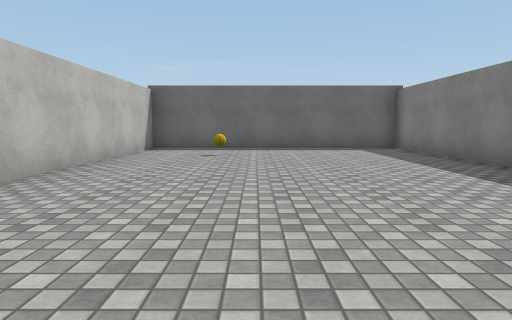
[1] (above)

24 first-person views from a walk through a scene from a Unity 3-D project. The camera is 1.2 m above the floor, tilts 6° down and sees 75° across. The floor is counted in squares, 2 m on a side. Each view is taken from the middle of a square. On the plan, view 1 faces up. The plan holds only what a view shows up to about 10 squares ahead; the rest is blank. The player character is not drawn. Surface patterns are stand-ins for the level's own textures.

[2]
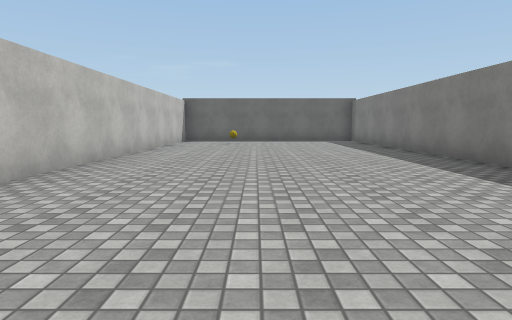

[3]
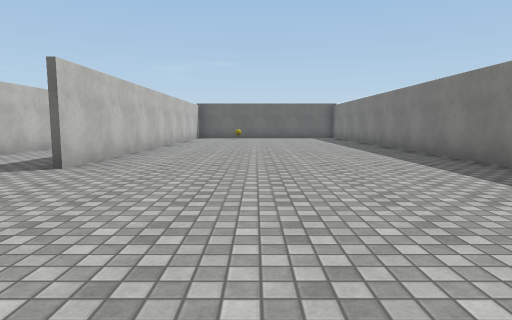

[4]
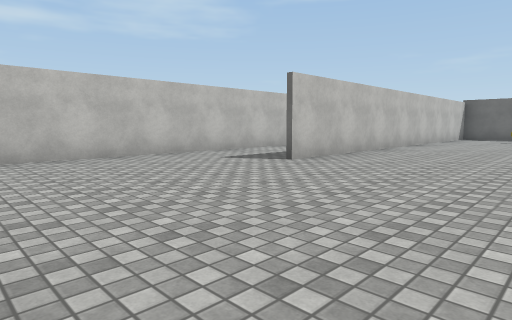

[5]
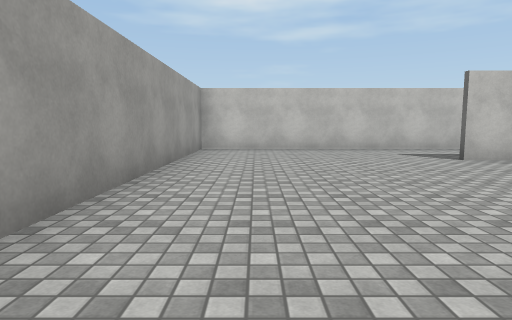

[6]
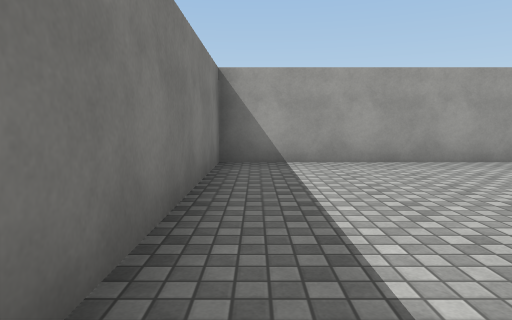

[7]
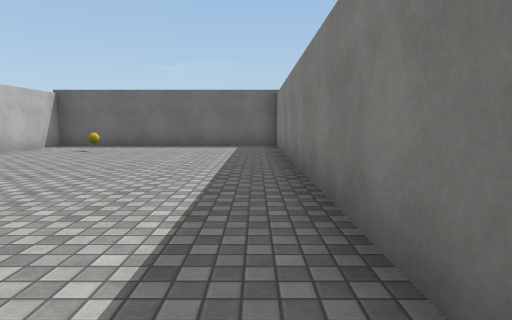

[8]
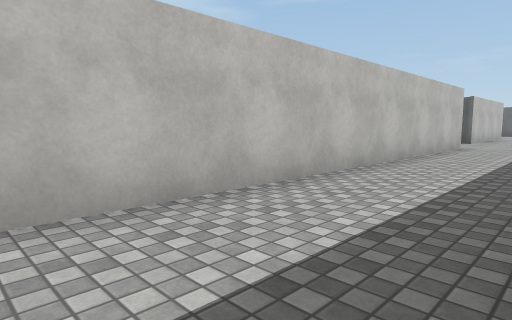

[9]
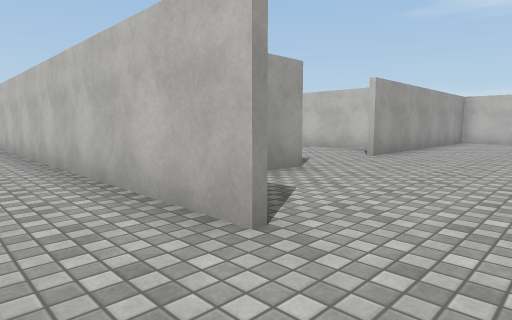

[10]
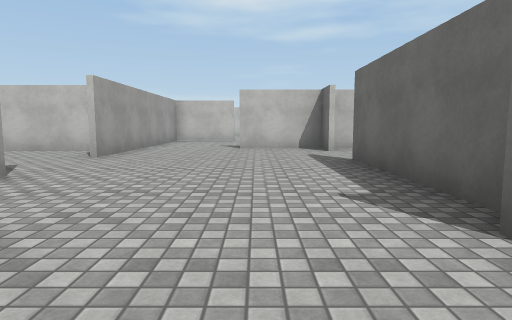

[11]
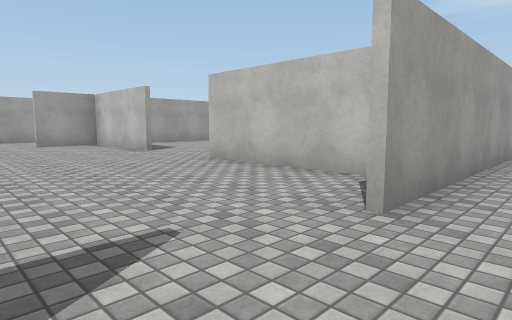

[12]
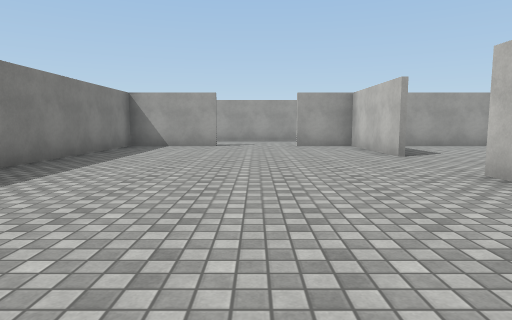

[13]
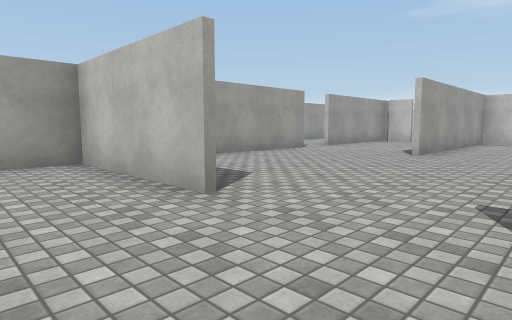

[14]
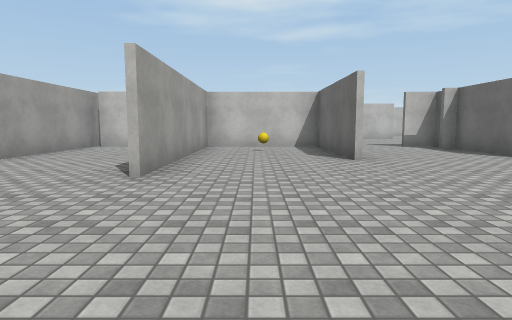

[15]
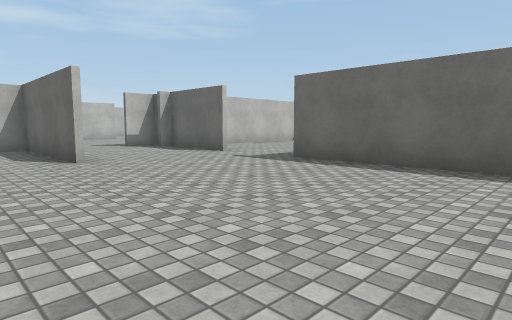

[16]
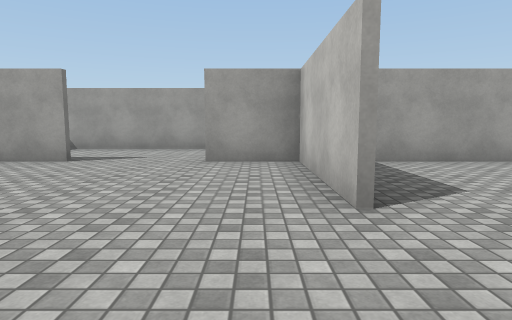

[17]
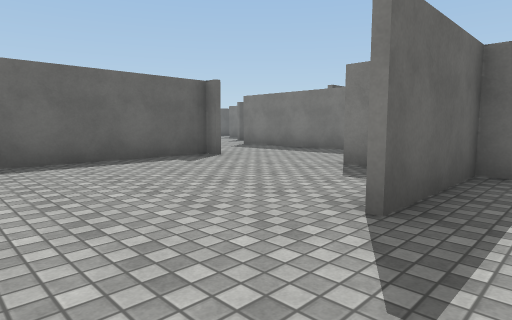

[18]
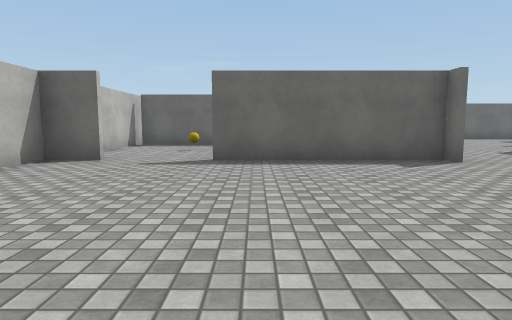

[19]
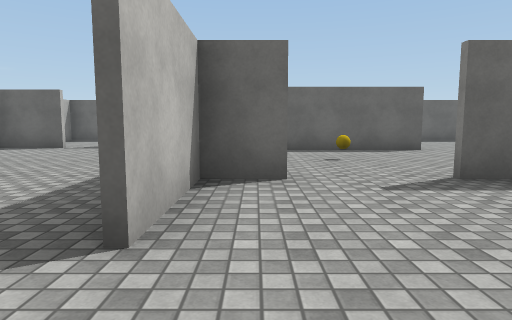

[20]
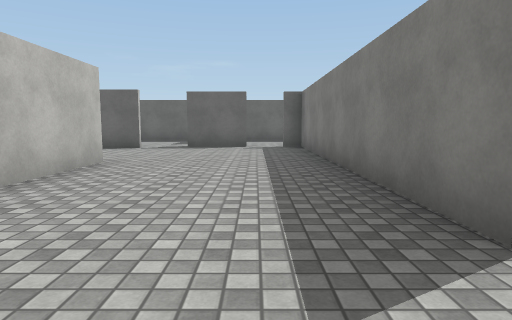

[21]
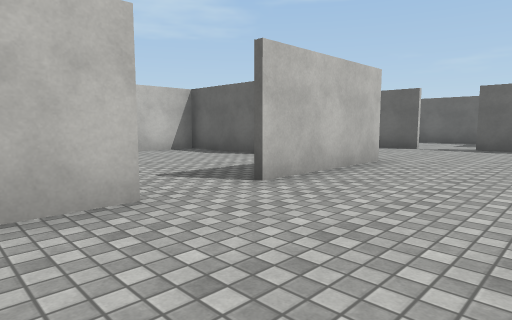

[22]
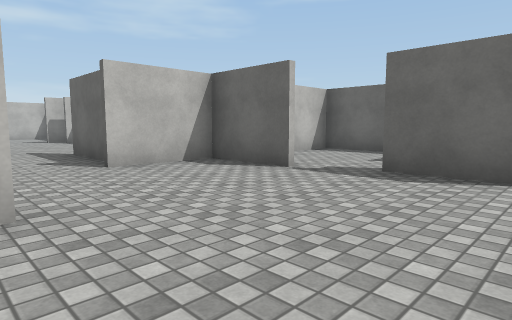

[23]
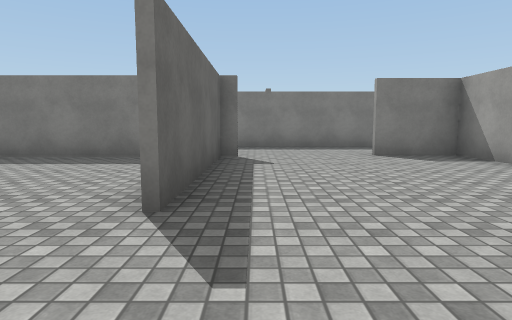

[24]
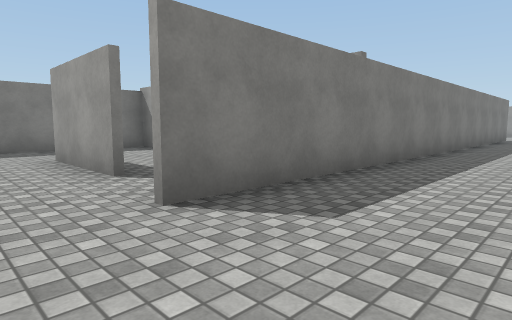

### Floor plan
Points are (right, up) in squares from view 1. A wall is a line through its corners. A room is listed if a view was taken in it or the views show most of it. See-through windows are left out.
Room 1 (views 1, 2, 3, 4, 5, 6, 7, 8)
walls: (-2.8, 0.9) (-2.8, 6.4); (-5.3, 6.8) (-5.3, -7.4) (3.6, -7.4) (3.6, 8.9); (3.6, 8.6) (-2.7, 8.6) (-2.7, -2.5)
ways out: opening at (-4, 7) to room 2
objects: other object (-1, 7)
Room 2 (views 9, 10, 11, 12, 13, 14, 15, 16, 17, 18, 19, 23)
walls: (-11.7, -1.2) (-11.7, -4.5) (-10.1, -4.5); (-11.7, 4.2) (-11.7, 1); (-12.5, 5.1) (-10.1, 5.1); (-13.6, 4.9) (-17, 4.9); (-8, 5.1) (-5.4, 5.1); (-8, -4.5) (-5.4, -4.5) (-5.4, 0.4); (-5.4, 4.5) (-5.4, 6.8); (-5.4, 4.9) (-8, 4.9); (-18.6, 1.7) (-22.2, 1.7) (-22.2, -1.3) (-16.8, -1.3); (-17.4, -4.5) (-12.9, -4.5); (-9.8, -7.4) (-6.2, -7.4); (-11.6, 9.7) (-12.6, 9.7) (-12.6, 7.5); (-5.8, 9.2) (-5.8, 9.7) (-9.8, 9.7); (-2.8, 6.4) (-2.8, 11.9); (-21.6, -4.5) (-18.5, -4.5); (-22.2, -3.5) (-22.2, -4.4)
ways out: opening at (-4, 7) to room 1; opening at (-13, 6.5) to room 3; opening at (-4.5, 10.5) to room 4; opening at (-10.5, 10) to room 5; opening at (-22, -3); opening at (-18.5, 3.5); opening at (-18, -5); opening at (-10.5, -6.5)
objects: other object (-21, 0)
Room 3 (views 20, 21, 22)
walls: (-16.5, 11.5) (-16.5, 8.5); (-16.5, 7.2) (-16.5, 6.2); (-12.7, 7.5) (-12.7, 15.2); (-15.4, 5.1) (-12.5, 5.1); (-17, 14.7) (-18.8, 14.7) (-18.8, 12.8); (-14.2, 15.2) (-16, 15.2)
ways out: opening at (-13, 6.5) to room 2; opening at (-14, 15) to room 4; opening at (-19, 12); opening at (-18, 11); opening at (-17, 8); gap at (-16.5, 15)
Room 4 (view 24)
walls: (-1.1, 11.4) (1.4, 11.4); (3.6, 10.4) (3.6, 11.9)
ways out: opening at (-4.5, 10.5) to room 2; opening at (-14, 15) to room 3; opening at (-7.5, 14) to room 5; opening at (-16, 16); opening at (-2, 11); opening at (-2, 14); opening at (2.5, 11)
Room 5 (no view inside)
walls: (-8, 14) (-12.6, 14) (-12.6, 10); (-5.8, 11.1) (-5.8, 13.9)
ways out: opening at (-10.5, 10) to room 2; opening at (-7.5, 14) to room 4
objects: other object (-10, 12)

Where each view was taken, in squares from view 1:
view 1: 0 up, 0 right, facing up
view 2: 4 down, 0 right, facing up
view 3: 7 down, 0 right, facing up
view 4: 7 down, 1 right, facing up-left
view 5: 6 down, 3 right, facing left
view 6: 2 down, 3 right, facing down
view 7: 1 down, 3 right, facing up
view 8: 3 down, 3 left, facing up-left
view 9: 8 up, 4 left, facing down-left
view 10: 8 up, 4 left, facing left
view 11: 6 up, 8 left, facing down-left
view 12: 5 up, 9 left, facing down
view 13: 1 up, 10 left, facing down-left
view 14: 0 up, 13 left, facing left
view 15: 0 up, 13 left, facing up-left
view 16: 1 up, 11 left, facing down
view 17: 4 up, 10 left, facing up-right
view 18: 4 up, 9 left, facing up
view 19: 6 up, 12 left, facing up
view 20: 6 up, 14 left, facing up
view 21: 6 up, 14 left, facing up-left
view 22: 11 up, 14 left, facing up-left
view 23: 9 up, 12 left, facing right
view 24: 13 up, 5 left, facing down-right
